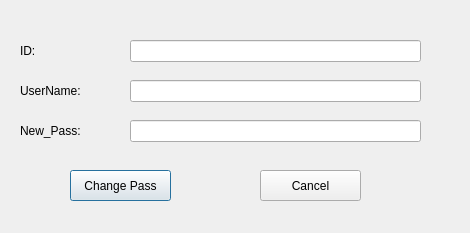
<?xml version="1.0" encoding="UTF-8"?>
<ui version="4.0">
 <class>forget_pass</class>
 <widget class="QDialog" name="forget_pass">
  <property name="geometry">
   <rect>
    <x>0</x>
    <y>0</y>
    <width>470</width>
    <height>233</height>
   </rect>
  </property>
  <property name="windowTitle">
   <string>Dialog</string>
  </property>
  <widget class="QLabel" name="label">
   <property name="geometry">
    <rect>
     <x>20</x>
     <y>40</y>
     <width>61</width>
     <height>21</height>
    </rect>
   </property>
   <property name="text">
    <string>ID:</string>
   </property>
  </widget>
  <widget class="QLabel" name="label_2">
   <property name="geometry">
    <rect>
     <x>20</x>
     <y>80</y>
     <width>61</width>
     <height>21</height>
    </rect>
   </property>
   <property name="text">
    <string>UserName:</string>
   </property>
  </widget>
  <widget class="QLabel" name="label_3">
   <property name="geometry">
    <rect>
     <x>20</x>
     <y>120</y>
     <width>61</width>
     <height>21</height>
    </rect>
   </property>
   <property name="text">
    <string>New_Pass:</string>
   </property>
  </widget>
  <widget class="QLineEdit" name="ID_Line">
   <property name="geometry">
    <rect>
     <x>130</x>
     <y>40</y>
     <width>291</width>
     <height>22</height>
    </rect>
   </property>
  </widget>
  <widget class="QLineEdit" name="Username_line">
   <property name="geometry">
    <rect>
     <x>130</x>
     <y>80</y>
     <width>291</width>
     <height>22</height>
    </rect>
   </property>
  </widget>
  <widget class="QLineEdit" name="Pass_line">
   <property name="geometry">
    <rect>
     <x>130</x>
     <y>120</y>
     <width>291</width>
     <height>22</height>
    </rect>
   </property>
  </widget>
  <widget class="QPushButton" name="Pass_btn">
   <property name="geometry">
    <rect>
     <x>70</x>
     <y>170</y>
     <width>101</width>
     <height>31</height>
    </rect>
   </property>
   <property name="text">
    <string>Change Pass</string>
   </property>
  </widget>
  <widget class="QPushButton" name="Cancel_btn">
   <property name="geometry">
    <rect>
     <x>260</x>
     <y>170</y>
     <width>101</width>
     <height>31</height>
    </rect>
   </property>
   <property name="text">
    <string>Cancel</string>
   </property>
  </widget>
 </widget>
 <resources/>
 <connections/>
</ui>
